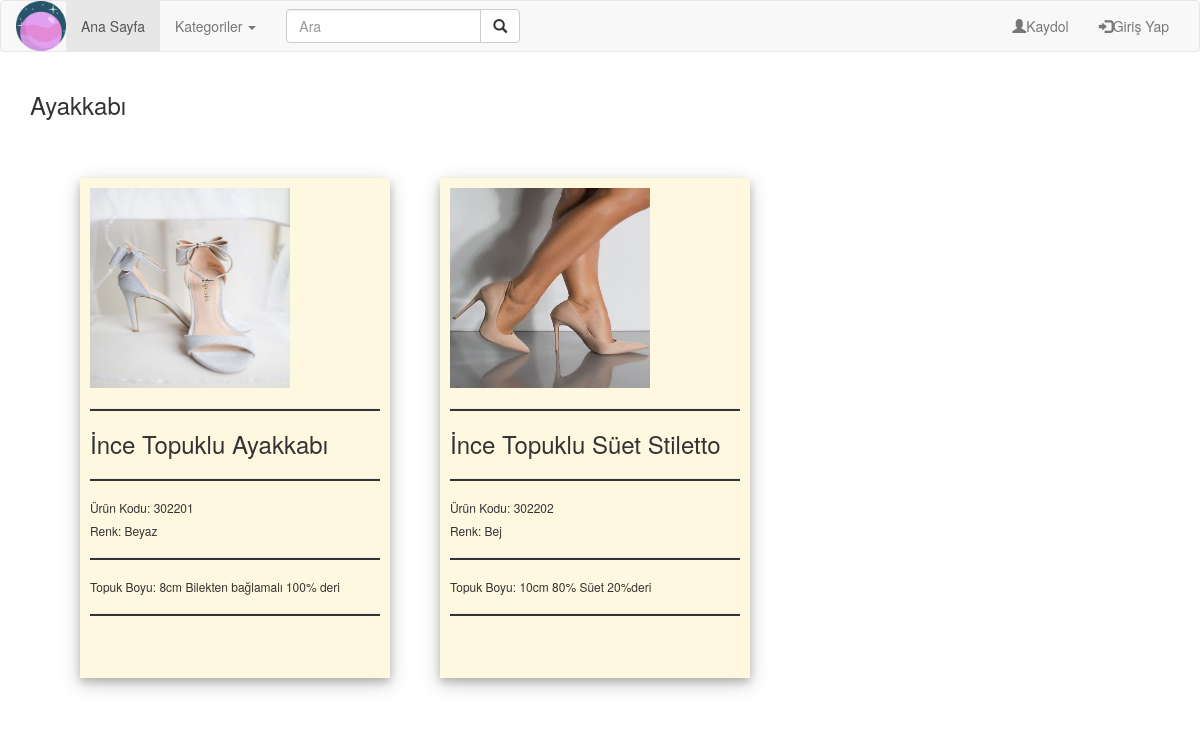
Screenshot of /categories/1 with the database file from the repository.
### main.py (models this page shows)
class Categories(db.Model):
    ID = db.Column(db.Integer,primary_key=True)
    Name = db.Column(db.String(100))

class Products(db.Model):
    ID = db.Column(db.Integer,primary_key=True)
    Name = db.Column(db.String(100))
    Color = db.Column(db.String)
    Code = db.Column(db.String(100))
    CategoryID = db.Column(db.Integer)
    Description = db.Column(db.String)
    UpdateDate = db.Column(db.Date)
    CreatorID = db.Column(db.Integer)

class ProductPhotos(db.Model):
    ID = db.Column(db.Integer,primary_key=True)
    ImagePath = db.Column(db.String)
    ProductID = db.Column(db.Integer)
    UpdateDate = db.Column(db.Date)
    CreatorID = db.Column(db.Integer)

### main.py (the view)
@app.route("/categories/<string:id>")
def categoryDetails(id):
    category=Categories.query.filter_by(ID=id).first()
    categories=Categories.query.all()
    productList = []
    if(category != None):
        pList = db.session.query(Products, ProductPhotos).join(Products, ProductPhotos.ProductID == Products.ID).filter(Products.CategoryID == category.ID).order_by(Products.UpdateDate.desc()).all()
        productList.extend(pList)
        if not productList:
            flash("Buralar ıssız. Ürünler en yakın zamanda yüklenecektir.","danger")
        return render_template("productsList.html", productList=productList, categories=categories, name=category.Name)
    else:
        flash("Bu kategoriye erişilemiyor veya böyle bir kategori yok!","danger")
        return redirect(url_for("index"))

### Templates/productsList.html
{% extends "layout.html" %}
{% block body %}
    <h3>{{name}}</h3>
{% endblock body %}

### Templates/layout.html (shortened to what this page needs)
<!DOCTYPE html>
<html lang="en">
    <head>
        <link rel="stylesheet" href="https://cdn.jsdelivr.net/npm/bootstrap@3.4.1/dist/css/bootstrap.min.css">
    </head>
    <body>
        {% include "includes/navbar.html" %}
        <div class="container">
            {% block body %}
            {% endblock body %}
            <div class="card-deck">
                {% for prod in productList %}
                    <div class="card"  style="float:left; position: relative; width: 310px; height: 500px; padding: 10px; margin:50px 0px 50px 50px; background: #FFF8E1; box-shadow: 0 4px 8px 0 rgba(0, 0, 0, 0.2), 0 6px 20px 0 rgba(0, 0, 0, 0.19);">
                        <img src="{{prod.ProductPhotos.ImagePath}}" width="200" height="200"/>
                        <hr style="background:#333; height: 2px;">
                        {% if prod.Products.Name != "" %}
                            <div class="card-body">
                                <h3 class="card-title" >{{prod.Products.Name}}</h3>
                            </div>
                            <hr style="background:#333; height: 2px;">
                        {% endif %}
                        <div class="card-footer">
                            {% if prod.Products.Code != "" %}
                                <h6 class="card-title" >Ürün Kodu: {{prod.Products.Code}}</h6>
                            {% endif %}
                            {% if prod.Products.Color != "" %}
                                <h6 class="card-text">Renk: {{prod.Products.Color}}</h6>
                            {% endif %}
                        </div>
                        {% if prod.Products.Code != "" and prod.Products.Color != ""  %}
                            <hr style="background:#333; height: 2px;">
                        {% endif %}
                        <div class="card-footer">
                            {% if prod.Products.Description != "" %}
                                <h6 class="card-text">{{prod.Products.Description}}</h6>
                                <hr style="background:#333; height: 2px;">
                            {% endif %}
                        </div>
                    </div>
                {% endfor %}
            </div>
        </div>
    </body>
</html>

### Templates/Includes/navbar.html (shortened to what this page needs)
<nav class="navbar navbar-default">
  <div class="container-fluid">
    <div class="navbar-header">
      <img src="{{ url_for('static', filename='images/venus.png') }}" width="50" height="50"/>
    </div>
    <div class="collapse navbar-collapse" id="bs-example-navbar-collapse-1">
      <ul class="nav navbar-nav">
        <li class="active"><a href="/">Ana Sayfa <span class="sr-only">(current)</span></a></li>
        <li class="dropdown">
          <a href="#" class="dropdown-toggle" data-toggle="dropdown" role="button" aria-haspopup="true" aria-expanded="false">Kategoriler <span class="caret"></span></a>
        </li>
      </ul>
      <form class="navbar-form navbar-left" action="/search" method="post">
        <div class="input-group">
          <input type="search" class="form-control" placeholder="Ara" name="keyword">
          <div class="input-group-btn">
            <button class="btn btn-default" type="submit">
              <i class="glyphicon glyphicon-search"></i>
            </button>
          </div>
        </div>
      </form>
      <ul class="nav navbar-nav navbar-right">
        {% if session["logged_in"] %}
          {% if session["role_id"] == 1 %}
          <li class="dropdown">
            <a href="#" class="glyphicon glyphicon-cog" class="dropdown-toggle" data-toggle="dropdown" role="button" aria-haspopup="true" aria-expanded="false"> Admin <span class="caret"></span></a>
            <ul class="dropdown-menu">
              <li><a href="/userroles">Roller</a></li>
              <li role="separator" class="divider"></li>
              <li><a href="/addproduct">Ürün Ekle</a></li>
              <li><a href="/addcategory">Kategorileri Düzenle</a></li>
            </ul>
          </li>
          {% else %}
            <li><a href="/favorites"><span class="glyphicon glyphicon-heart"></span> Favorilerim</a></li>
          {% endif %}
        <li class="dropdown">
          <a href="#" class="glyphicon glyphicon-user" class="dropdown-toggle" data-toggle="dropdown" role="button" aria-haspopup="true" aria-expanded="false"> Hesabım <span class="caret"></span></a>
          <ul class="dropdown-menu">
            <li><a href="/myaccount">{{session["name"]}} {{session["surname"]}}</a></li>
            <li role="separator" class="divider" color="red"></li>
            <li><a href="/logout">Çıkış Yap</a></li>
          </ul>
        </li>
        {% else %}
        <li><a href="/register"><span class="glyphicon glyphicon-user"></span>Kaydol</a></li>
        <li><a href="/login"><span class="glyphicon glyphicon-log-in"></span>Giriş Yap</a></li>
        {% endif %}
      </ul>
    </div>
  </div>
</nav>

### rows the page displays
Categories: Name "Ayakkabı"
Products: ProductPhotos.ImagePath (picture), Products.Name "İnce Topuklu Ayakkabı", Products.Code "302201", Products.Color "Beyaz", Products.Description "Topuk Boyu: 8cm Bilekten bağlamalı 100% deri"
Products: ProductPhotos.ImagePath (picture), Products.Name "İnce Topuklu Süet Stiletto", Products.Code "302202", Products.Color "Bej", Products.Description "Topuk Boyu: 10cm 80% Süet 20%deri"
